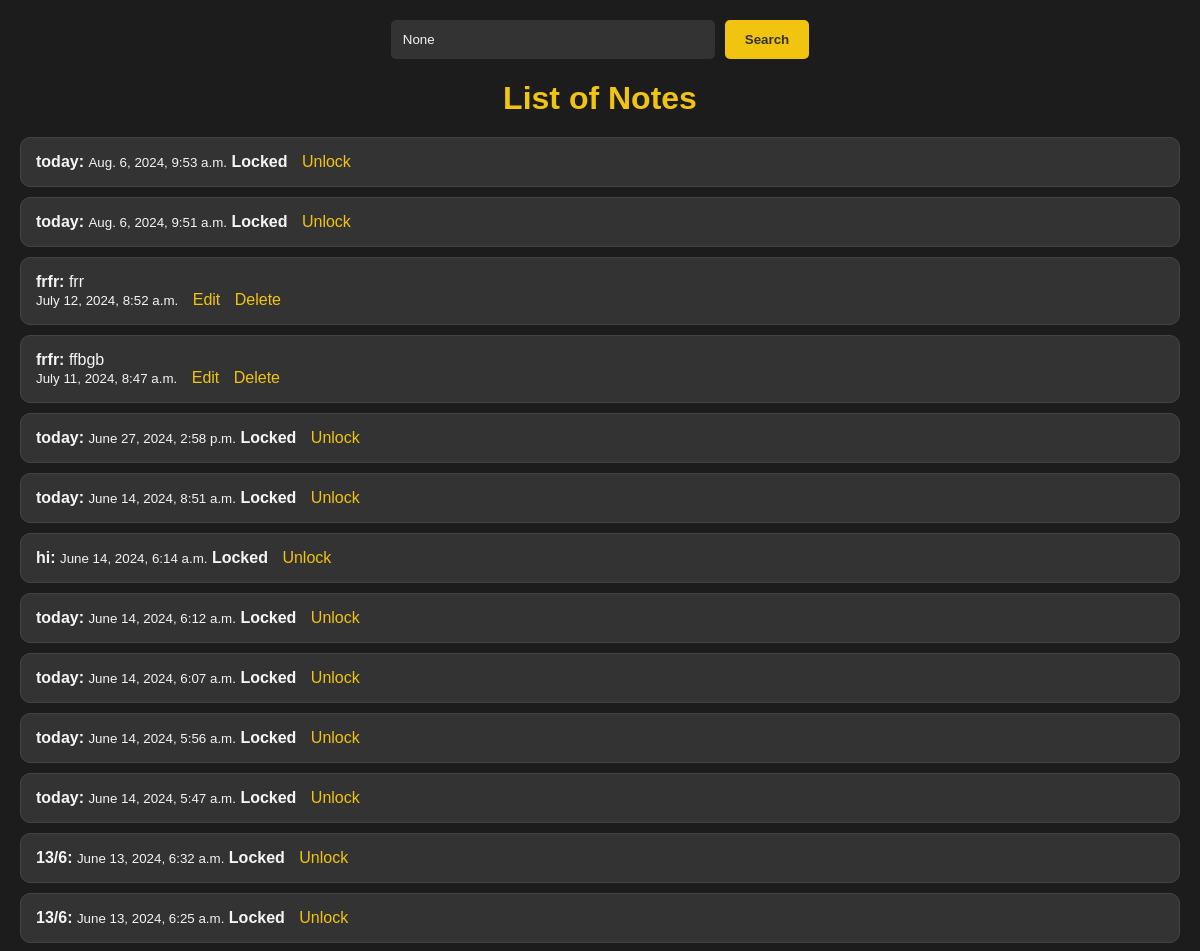
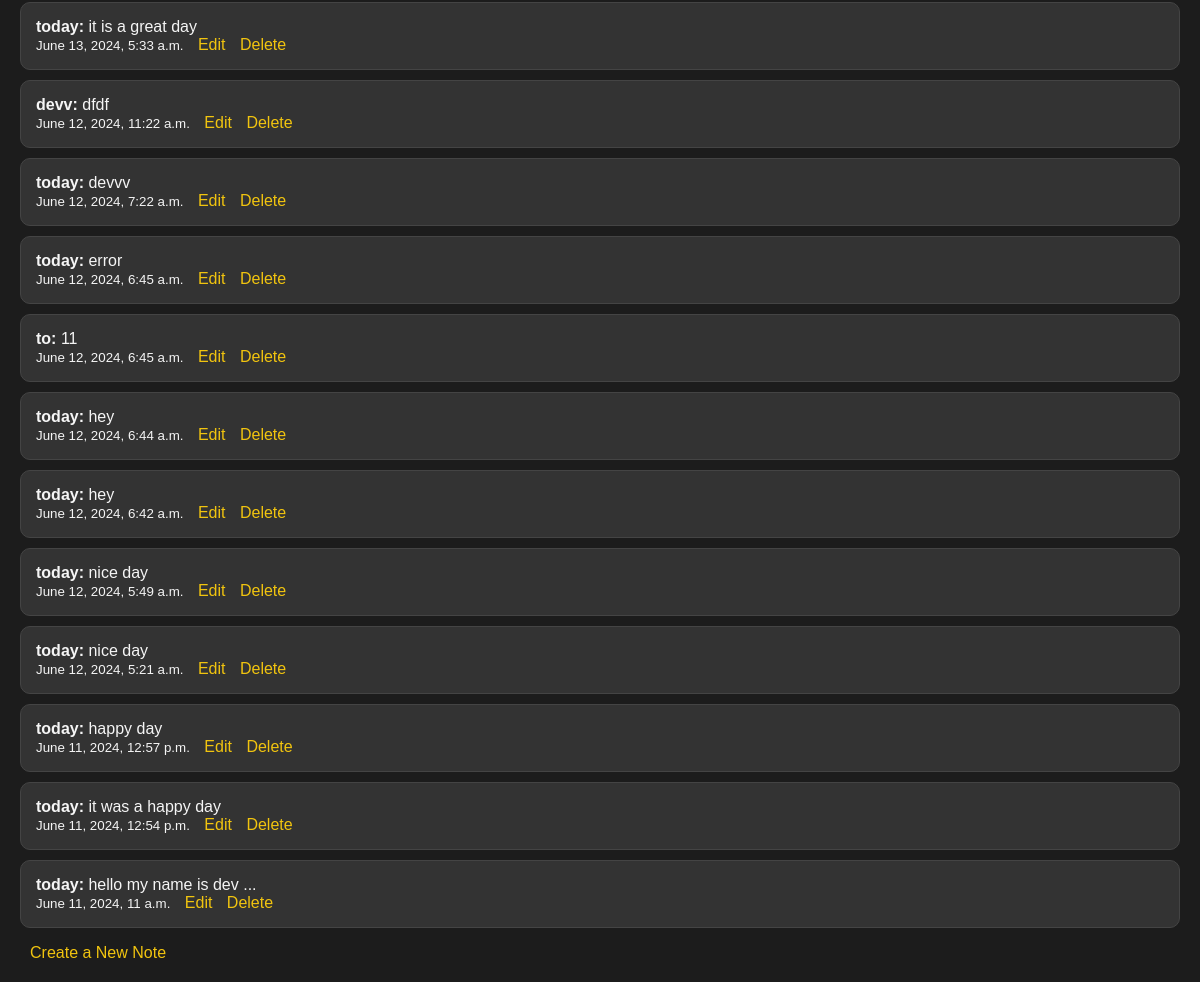
Screenshot of /view/ with the database file from the repository (2 pictures, top to bottom).
### core/models.py (models this page shows, shortened)
class Note(models.Model):
    name = models.CharField(max_length=200, blank=False, null=False)
    description = models.TextField(blank=False, null=False)
    date_created = models.DateTimeField(auto_now_add=True)
    locked=models.BooleanField(default=False)
    password=models.CharField(max_length=10,null=True,blank=True)
    class Meta:
        ordering=['-date_created']

### core/views.py (the view)
# urls.py: path('view/',views.view,name='view'),
def view(request):
    query=request.GET.get('q')
    if query:
        notes=Note.objects.filter(
            Q(name__icontains=query) | Q(description__icontains=query)
        )
    else:
        notes=Note.objects.all()
    return render(request,'note_list.html',{'notes':notes,'query':query})

### core/templates/note_list.html (shortened to what this page needs)
<!DOCTYPE html>
<html lang="en">
<head>
</head>
<body>
    <form method="GET" action="{% url 'core:view' %}">
        <input type="text" name="q" placeholder="search.." value="{{ query }}">
        <button type="submit">Search</button>
    </form>
    <h1>List of Notes</h1>
    <ul>
        {% for note in notes %}
            <li>
                <div>
                    {% if note.locked %}
                    <strong>{{ note.name }}:</strong>
                    <small>{{ note.date_created }}</small>
                        <strong>Locked</strong>
                        <a href="unlock/{{ note.pk }}">Unlock</a>
                    {% else %}
                    <strong>{{ note.name }}:</strong>  {{ note.description }} <br>
                    <small>{{ note.date_created }}</small>
                        <a href="../update/{{ note.pk }}/">Edit</a>
                        <a href="../delete/{{note.pk}}">Delete</a>
                    {% endif %}
                </div>
            </li>
        {% endfor %}
    </ul>
    <a href="{% url 'core:create' %}">Create a New Note</a>
</body>
</html>

### core/templates/note_list.html (style rules this page uses)
body { font-family: 'Arial', sans-serif; background-color: #1c1c1c; color: #f5f5f5; margin: 0; padding: 20px; }
h1 { color: #f1c40f; text-align: center; font-weight: bold; margin-bottom: 20px; }
form { display: flex; justify-content: center; margin-bottom: 20px; }
input[type="text"] { width: 300px; padding: 10px; border: 2px solid #333; border-radius: 5px; background-color: #333; color: #f5f5f5; margin-right: 10px; }
input[type="text"]::placeholder { color: #888; }
button[type="submit"] { padding: 10px 20px; border: none; border-radius: 5px; background-color: #f1c40f; color: #333; font-weight: bold; cursor: pointer; transition: background-color 0.3s; }
ul { list-style-type: none; padding: 0; }
li { background-color: #333; border: 1px solid #444; padding: 15px; margin-bottom: 10px; border-radius: 10px; display: flex; justify-content: space-between; align-items: center; transition: background-color 0.3s; }
a { color: #f1c40f; text-decoration: none; margin-left: 10px; transition: color 0.3s; }

### rows the page displays
Note: name "today", date_created "Aug. 6, 2024, 9:53 a.m."
Note: name "today", date_created "Aug. 6, 2024, 9:51 a.m."
Note: name "frfr", description "frr", date_created "July 12, 2024, 8:52 a.m."
Note: name "frfr", description "ffbgb", date_created "July 11, 2024, 8:47 a.m."
Note: name "today", date_created "June 27, 2024, 2:58 p.m."
Note: name "today", date_created "June 14, 2024, 8:51 a.m."
Note: name "hi", date_created "June 14, 2024, 6:14 a.m."
Note: name "today", date_created "June 14, 2024, 6:12 a.m."
Note: name "today", date_created "June 14, 2024, 6:07 a.m."
Note: name "today", date_created "June 14, 2024, 5:56 a.m."
Note: name "today", date_created "June 14, 2024, 5:47 a.m."
Note: name "13/6", date_created "June 13, 2024, 6:32 a.m."
Note: name "13/6", date_created "June 13, 2024, 6:25 a.m."
Note: name "today", description "it is a great day", date_created "June 13, 2024, 5:33 a.m."
Note: name "devv", description "dfdf", date_created "June 12, 2024, 11:22 a.m."
Note: name "today", description "devvv", date_created "June 12, 2024, 7:22 a.m."
Note: name "today", description "error", date_created "June 12, 2024, 6:45 a.m."
Note: name "to", description "11", date_created "June 12, 2024, 6:45 a.m."
Note: name "today", description "hey", date_created "June 12, 2024, 6:44 a.m."
Note: name "today", description "hey", date_created "June 12, 2024, 6:42 a.m."
Note: name "today", description "nice day", date_created "June 12, 2024, 5:49 a.m."
Note: name "today", description "nice day", date_created "June 12, 2024, 5:21 a.m."
Note: name "today", description "happy day", date_created "June 11, 2024, 12:57 p.m."
Note: name "today", description "it was a happy day", date_created "June 11, 2024, 12:54 p.m."
Note: name "today", description "hello my name is dev ...", date_created "June 11, 2024, 11 a.m."
